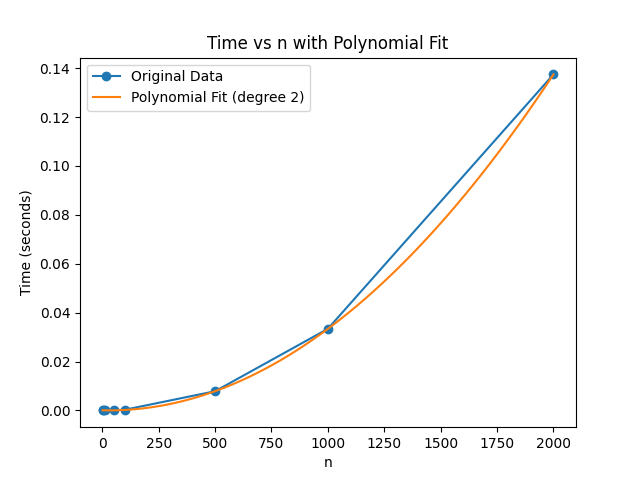

Reproduce this figure in Python.
#outputs fitted curve along with original curve/graph 
import time
import matplotlib.pyplot as plt
import numpy as np

def f(n):
    x = 1
    for i in range(n):  
        for j in range(n):
            x += 1

def time_f_vs_n():
    n_vals = [1, 5, 10, 50, 100, 500, 1000, 2000] #n values
    times = [] 

    for n in n_vals:
        start_time = time.time()
        f(n)
        elapsed_time = time.time() - start_time
        times.append(elapsed_time)
    
    p = np.polyfit(n_vals, times, 2)
    print("Polynomial coefficients (degree 2):", p)

    poly_func = np.poly1d(p)

    n_smooth = np.linspace(min(n_vals), max(n_vals), 100)
    time_fit = poly_func(n_smooth) 

    plt.plot(n_vals, times, '-o', label='Original Data')  # outputs the entire original plot/graph 
    plt.plot(n_smooth, time_fit, '-', label='Polynomial Fit (degree 2)')  # polynomial fitted curve
    plt.xlabel('n')
    plt.ylabel('Time (seconds)')
    plt.title('Time vs n with Polynomial Fit')
    plt.legend()

    plt.savefig('timeplot_fit_bothplots.png')
    plt.show()

    return n_vals, times, poly_func

n_vals, times, poly_func = time_f_vs_n()